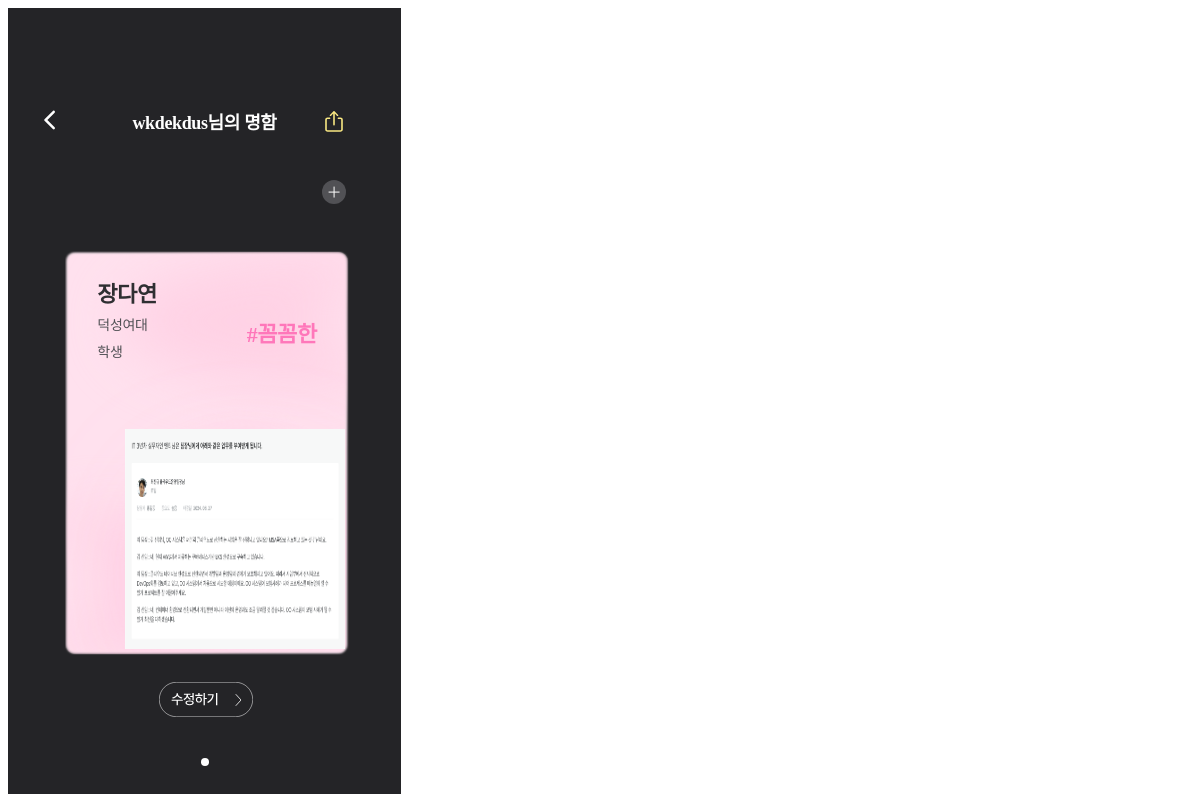
Page /cards/mycardFront/ (signed in) on the committed database.
### users/models.py (models this page shows, shortened)
class User(AbstractUser):
    email = models.EmailField(max_length=30, unique=True, null=False, blank=False)

### cards/models.py (models this page shows, shortened)
class Card(models.Model):
    user = models.ForeignKey(settings.AUTH_USER_MODEL, on_delete=models.CASCADE) # 사용자
    name = models.TextField()   # 이름
    position = models.TextField()   # 소속
    job = models.TextField()    # 직업
    keyword = models.ManyToManyField(to = Keyword, through = "CardKeyword", related_name = "cards") # 키워드
    image = models.ImageField(upload_to = upload_filepath, blank = True)
    created_at = models.DateTimeField(auto_now_add = True)
    selected_article = models.ForeignKey(Article, null=True, blank=True, on_delete=models.SET_NULL, related_name='cards')

class Keyword(models.Model):
    name = models.CharField(max_length = 20)

### cards/views.py (the view)
# urls.py: path('mycardFront/', mycardFront, name = "mycardFront"),
def mycardFront(request):
    cards = Card.objects.filter(user=request.user).order_by('-id')  # 로그인 한 사용자가 쓴 명함 불러오기
    card_count = cards.count()  # 명함 개수
    return render(request, 'mycardFront.html', {'cards' : cards, 'card_count' : card_count})

### cards/templates/mycardFront.html (shortened to what this page needs)
{% load static %}
<!DOCTYPE html>
<html lang="en">
<head>
    <link rel="stylesheet" href="{% static 'css/mycardFront.css' %}">
</head>
<body>
    <div class="container">
        <header class="header">
            <a href="#">
                <button class="backBtn" type="button">
                    <img src="{% static 'img/backBtn.svg' %}" alt="뒤로가기 버튼">
                </button>
            </a>
            <h1 class="title">{{ request.user.username }}님의 명함</h1>
            <button class="shareBtn">
                <img src="{% static 'img/shareBtn.svg' %}" alt="공유하기 버튼">
            </button>
        </header>
        <div class="dumy">
            {% if cards.count < 3 %}
            <a href="{% url 'cards:create' %}">
                <button class="cardAddBtn" type="button">
                    <img src="{% static 'img/cardAddBtn.svg' %}">
                </button>
            </a>
            {% endif %}
        </div>
        <div class="carousel">
            <div class="cards-container" id="cards-container">
                {% for card in cards %}
                <div class="card" data-id="{{ card.id }}" style="background-image: url('{% static "img/cardpink.svg" %}')">
                    <a href="{% url 'cards:mycardBack' card.id %}">
                        <div class="info">
                            <div class="infoLeft">
                                <div class="userName">{{ card.name }}</div>
                                <div class="belong">{{ card.position }}</div>
                                <div class="job">{{ card.job }}</div>
                            </div>
                            <div class="infoRight">
                              {% for keyword in card.keyword.all %}
                                <div class="hashtag" style="color: {% cycle '#ff77ba' '#FCB05D' '#5583FF' %}">
                                    {{ keyword.name }}
                                </div>
                                {% endfor %}
                            </div>
                        </div>
                        {% if card.image %}
                        <img src="{{ card.image.url }}" alt="Avatar" class="avatar">
                        {% else %}
                        <img src="{% static 'img/initPhoto.svg' %}" alt="Avatar" class="avatar">
                        {% endif %}
                    </a>
                </div>
                {% endfor %}
            </div>
        </div>
        {% if cards %}
        <a id="modify-link" href="{% url 'cards:update' cards.0.id %}">
            <button class="modifyBtn">
                <img src="{% static 'img/modifyBtn.svg' %}" alt="수정하기 버튼">
            </button>
        </a>
        {% endif %}
        <div class="dots" id="dots">
            {% for card in cards %}
            <span class="dot {% if forloop.first %}active{% endif %}" onclick="showCard({{ forloop.counter0 }})"></span>
            {% endfor %}
        </div>
    </div>
</body>
</html>

### static/css/mycardFront.css (style rules this page uses)
.container { width: 393px; height: 852px; font-family: "pretendard"; background: #242427; color: #ffffff; overflow: hidden; }
.header { margin: 88px 24px 0px 24px; display: flex; align-items: center; }
.backBtn { background: none; border: none; cursor: pointer; }
.title { flex-grow: 1; text-align: center; font-size: 18px; font-style: normal; font-weight: 700; letter-spacing: -0.36px; }
.shareBtn { background: #242427; border: #242427; cursor: pointer; position: relative; right: 25px; top: 3px; }
.dumy { display: flex; align-items: center; }
.cardAddBtn { background: transparent; border: none; cursor: pointer; flex-grow: 2; margin-top: 33px; margin-left: 42px; }
.carousel { position: relative; margin-top: 117px; width: 80%; display: block; margin: 0 auto; text-align: center; }
.cards-container { display: flex; transition: 300ms ease-in-out; }
.card { min-width: 90%; margin-top: 42px; margin-left: 18px; margin-right: 13px; width: 286px; height: 406px; padding: 32px; border-radius: 8px; background: no-repeat center center; background-size: cover; box-sizing: border-box; text-align: left; color: #515155; position: relative; }
a { color: inherit; text-decoration: none; }
.info { display: flex; justify-content: space-between; }
.userName { color: #2f2f32; font-size: 22px; font-style: normal; font-weight: 700; line-height: 26px; letter-spacing: -0.44px; }
.birthDate, .belong, .job, .hashtag { margin-top: 8px; color: #515155; font-family: Pretendard; font-size: 14px; font-style: normal; font-weight: 500; line-height: 19px; letter-spacing: -0.28px; }
.hashtag { margin-top: 40px; text-align: right; font-family: Pretendard; font-size: 22px; font-style: normal; font-weight: 700; line-height: 26px; letter-spacing: -0.44px; }
.avatar { width: 220px; height: 220px; position: absolute; bottom: 20px; left: 60%; top: 44%; transform: translateX(-50%); }
.dots { display: flex; justify-content: center; }
.dot { height: 8px; width: 8px; margin: 0 5px; background-color: #7b7b7e; border-radius: 50%; display: inline-block; cursor: pointer; }
.modifyBtn { background-color: transparent; border: none; display: flex; align-items: center; justify-content: center; margin-left: 150px; margin: 25px 0px 40px 145px; cursor: pointer; }
.dot.active { background-color: #fff; }

### rows in the picture
User: user.username "wkdekdus"
Card: name "장다연", position "덕성여대", job "학생", image (picture)
Keyword: name "#꼼꼼한"
